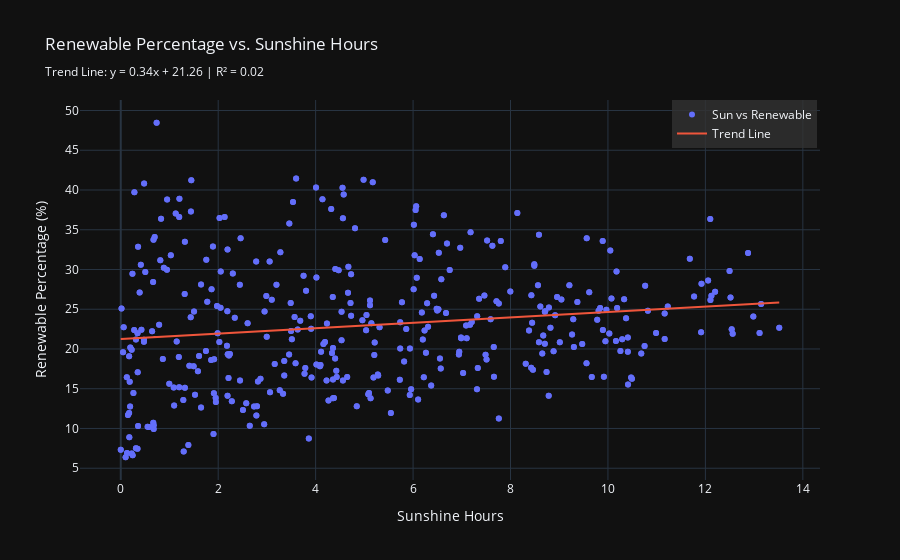

Notebook source saved alongside this figure:
### Markdown cell above
## Renewable Percentage vs. Other Factors

### Code cell
import numpy as np
import pandas as pd
from sklearn.metrics import r2_score

# Assuming df is your DataFrame and already includes 'Avg_Sunshine_Hours' and 'RenewablePercentage'
# First, ensure there are no NaN values that could disrupt calculations
df.dropna(subset=['Avg_Sunshine_Hours', 'RenewablePercentage'], inplace=True)

# Calculate the coefficients of the polynomial fit (degree 1 for linear)
coefficients = np.polyfit(df['Avg_Sunshine_Hours'], df['RenewablePercentage'], 1)
p = np.poly1d(coefficients)

# Calculate R^2
predicted_renewable = p(df['Avg_Sunshine_Hours'])
r_squared = r2_score(df['RenewablePercentage'], predicted_renewable)

# Prepare the plot
import plotly.graph_objects as go

fig = go.Figure()

# Add scatter points
fig.add_trace(go.Scatter(x=df['Avg_Sunshine_Hours'], y=df['RenewablePercentage'], mode='markers', name='Sun vs Renewable'))

# Add trend line
fig.add_trace(go.Scatter(x=df['Avg_Sunshine_Hours'], y=predicted_renewable, mode='lines', name='Trend Line'))

# Update plot layout to include trend line equation and R^2 value
fig.update_layout(
    title=f'Renewable Percentage vs. Sunshine Hours<br><sub>Trend Line: y = {coefficients[0]:.2f}x + {coefficients[1]:.2f} | R² = {r_squared:.2f}',
    xaxis_title='Sunshine Hours',
    yaxis_title='Renewable Percentage (%)',
    template='plotly_dark',
    legend=dict(
        x=0.8,  # Adjust legend position to the upper right inside the chart
        y=1,
        bgcolor='rgba(50,50,50,0.8)'  # Semi-transparent background for legend for readability
    )
)

fig.show()

### Figure 1 — Plotly figure (JSON) as saved in the notebook; plotly's stock layout.template omitted (floating-point values rounded to 4 significant figures; data arrays with more than 128 entries replaced by an {"elided": "..."} marker saying what was removed)
{"data": [{"mode": "markers", "name": "Sun vs Renewable", "type": "scatter", "x": {"elided": "730 float values"}, "y": {"elided": "730 float values"}}, {"mode": "lines", "name": "Trend Line", "type": "scatter", "x": {"elided": "730 float values"}, "y": {"elided": "730 float values"}}], "layout": {"legend": {"bgcolor": "rgba(50,50,50,0.8)", "x": 0.8, "y": 1}, "title": {"text": "Renewable Percentage vs. Sunshine Hours<br><sub>Trend Line: y = 0.34x + 21.26 | R² = 0.02"}, "xaxis": {"title": {"text": "Sunshine Hours"}}, "yaxis": {"title": {"text": "Renewable Percentage (%)"}}}}
